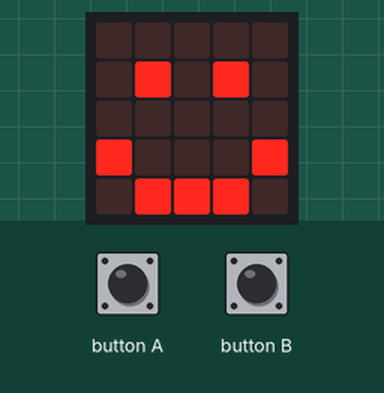
A program run on a simulated BBC micro:bit (MakeCode). On the bench: the board's 5×5 LED display. The inputs (shaded band) are chosen by the test bench.

Above: at 1.8 s.
1.9 s: button A pressed for 0.15 s
At 2.6 s:
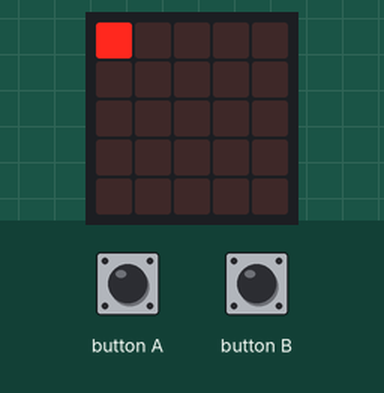
5.0 s: button B pressed for 0.15 s
At 8.5 s:
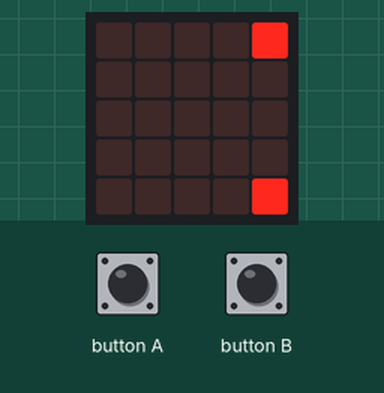
14.1 s: button A pressed for 0.15 s
At 24.2 s:
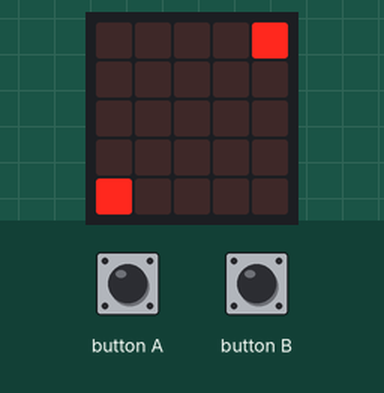
Timing chart, 0 to 24.7 s (numbered marks = the images above; inputs shaded):
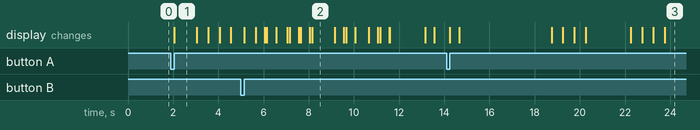

Measured:
- after the input at 1.9 s, the display: changes after 0.15 s (image 1)
- after the input at 5.0 s, the display: first changes after 0.15 s (image 2 shows a later state)
- what the display in image 1 shows lasts 1.0 s, from 2.1 s to 3.1 s

The program:

main.ts
```typescript
// (licence header left out)
// variales
let sprite: game.LedSprite = null
let loopCounter: number = 0
// setup
basic.clearScreen()
basic.showIcon(IconNames.Happy)


input.onButtonPressed(Button.A, function () {
    basic.clearScreen()


    loopCounter = 0
    sprite = game.createSprite(0, 0)
    while (loopCounter <= 5) {
        basic.pause(500)
        sprite.set(LedSpriteProperty.X, loopCounter)
        loopCounter = loopCounter + 1
    }
    sprite.delete()

    loopCounter = 0
    sprite = game.createSprite(5, 0)
    while (loopCounter <= 5) {
        basic.pause(500)
        sprite.set(LedSpriteProperty.Y, loopCounter)
        loopCounter = loopCounter + 1
    }
    sprite.delete()

    loopCounter = 5
    sprite = game.createSprite(5, 5)
    while (loopCounter >= 0) {
        basic.pause(500)
        sprite.set(LedSpriteProperty.X, loopCounter)
        loopCounter = loopCounter - 1
    }
    sprite.delete()

    loopCounter = 5
    sprite = game.createSprite(0, 5)
    while (loopCounter >= 0) {
        basic.pause(500)
        sprite.set(LedSpriteProperty.Y, loopCounter)
        loopCounter = loopCounter - 1
    }
    sprite.delete()
    led.plot(0, 0)
    basic.pause(2000)
    sprite.delete()
})


// when "B" is pressed, the pixels move around the outside edge of the LED matrix
input.onButtonPressed(Button.B, function () {
    basic.clearScreen()


    loopCounter = 0
    sprite = game.createSprite(0, 0)
    while (loopCounter <= 5) {
        basic.pause(500)
        sprite.set(LedSpriteProperty.Y, loopCounter)
        loopCounter = loopCounter + 1
    }
    sprite.delete()

    loopCounter = 0
    sprite = game.createSprite(0, 5)
    while (loopCounter <= 5) {
        basic.pause(500)
        sprite.set(LedSpriteProperty.X, loopCounter)
        loopCounter = loopCounter + 1
    }
    sprite.delete()

    loopCounter = 5
    sprite = game.createSprite(5, 5)
    while (loopCounter >= 0) {
        basic.pause(500)
        sprite.set(LedSpriteProperty.Y, loopCounter)
        loopCounter = loopCounter - 1
    }
    sprite.delete()

    loopCounter = 5
    sprite = game.createSprite(5, 0)
    while (loopCounter >= 0) {
        basic.pause(500)
        sprite.set(LedSpriteProperty.X, loopCounter)
        loopCounter = loopCounter - 1
    }
    sprite.delete()
    led.plot(0, 0)
    basic.pause(2000)
    sprite.delete()

})
```
